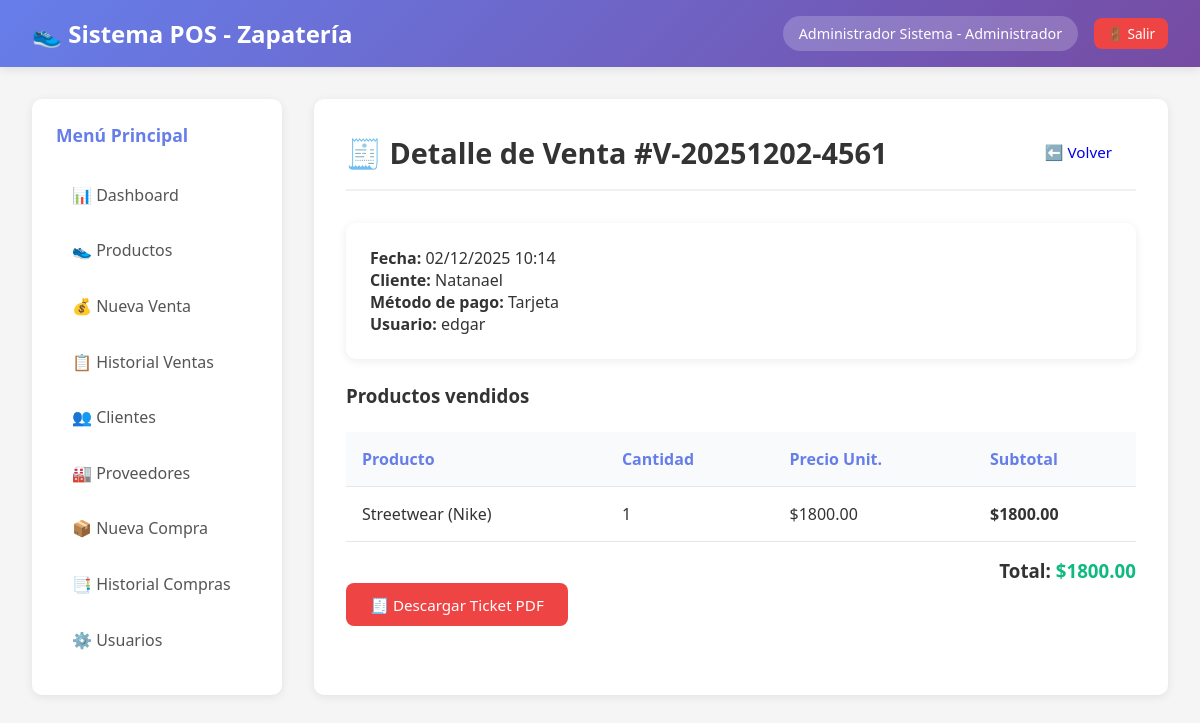
The page /ventas/2/detalle/ (signed in) on the database its author committed.
### pos/models.py (models this page shows, shortened)
class Usuario(AbstractUser):
    ROLES = (
        ('administrador', 'Administrador'),
        ('empleado', 'Empleado'),
        ('consulta', 'Consulta'),
    )
    rol = models.CharField(max_length=20, choices=ROLES, default='empleado')
    telefono = models.CharField(max_length=15, blank=True)
    class Meta:
        verbose_name = 'Usuario'
        verbose_name_plural = 'Usuarios'

class Venta(models.Model):
    METODOS_PAGO = (
        ('efectivo', 'Efectivo'),
        ('tarjeta', 'Tarjeta'),
        ('transferencia', 'Transferencia'),
    )
    folio = models.CharField(max_length=50, unique=True)
    cliente = models.ForeignKey(Cliente, on_delete=models.PROTECT, null=True, blank=True)
    usuario = models.ForeignKey(Usuario, on_delete=models.PROTECT)
    fecha = models.DateTimeField(auto_now_add=True)
    subtotal = models.DecimalField(max_digits=10, decimal_places=2, default=0)
    descuento = models.DecimalField(max_digits=10, decimal_places=2, default=0)
    total = models.DecimalField(max_digits=10, decimal_places=2, default=0)
    metodo_pago = models.CharField(max_length=20, choices=METODOS_PAGO, default='efectivo')
    notas = models.TextField(blank=True)
    class Meta:
        ordering = ['-fecha']

class Cliente(models.Model):
    nombre = models.CharField(max_length=200)
    telefono = models.CharField(max_length=15)
    email = models.EmailField(blank=True)
    direccion = models.TextField(blank=True)
    fecha_registro = models.DateTimeField(auto_now_add=True)

class DetalleVenta(models.Model):
    venta = models.ForeignKey(Venta, related_name='detalles', on_delete=models.CASCADE)
    producto = models.ForeignKey(Producto, on_delete=models.PROTECT)
    cantidad = models.IntegerField(validators=[MinValueValidator(1)])
    precio_unitario = models.DecimalField(max_digits=10, decimal_places=2)
    subtotal = models.DecimalField(max_digits=10, decimal_places=2, default=0)

class Producto(models.Model):
    TIPOS = (
        ('casual', 'Casual'),
        ('deportivo', 'Deportivo'),
    )
    codigo = models.CharField(max_length=50, unique=True)
    nombre = models.CharField(max_length=200)
    tipo = models.CharField(max_length=20, choices=TIPOS)
    marca = models.CharField(max_length=100)
    talla = models.CharField(max_length=10)
    color = models.CharField(max_length=50)
    descripcion = models.TextField(blank=True)
    precio_compra = models.DecimalField(max_digits=10, decimal_places=2, validators=[MinValueValidator(Decimal('0.01'))])
    precio_venta = models.DecimalField(max_digits=10, decimal_places=2, validators=[MinValueValidator(Decimal('0.01'))])
    stock = models.IntegerField(default=0, validators=[MinValueValidator(0)])
    stock_minimo = models.IntegerField(default=5, validators=[MinValueValidator(0)])
    imagen = models.ImageField(upload_to='productos/', blank=True, null=True)
    activo = models.BooleanField(default=True)
    fecha_registro = models.DateTimeField(auto_now_add=True)

### pos/views.py (the view)
# urls.py: path('ventas/<int:venta_id>/detalle/', views.detalle_venta, name='detalle_venta'),
@login_required
def detalle_venta(request, venta_id):
    venta = get_object_or_404(Venta, id=venta_id)
    detalles = DetalleVenta.objects.filter(venta=venta)
    total = 0
    for d in detalles:
        d.subtotal = d.cantidad * d.precio_unitario
        total += d.subtotal
    return render(request, 'pos/detalle_venta.html', {
        'venta': venta,
        'detalles': detalles,
        'total': total,
    })

### pos/templates/pos/detalle_venta.html
{% extends 'pos/base.html' %}
{% block content %}
<div class="page-header">
    <h2>🧾 Detalle de Venta #{{ venta.folio }}</h2>
    <a href="{% url 'historial_ventas' %}" class="btn btn-secondary">⬅️ Volver</a>
</div>
<div class="card">
    <p><strong>Fecha:</strong> {{ venta.fecha|date:"d/m/Y H:i" }}</p>
    <p><strong>Cliente:</strong>
        {% if venta.cliente %}
            {{ venta.cliente.nombre }}
        {% else %}
            Público General
        {% endif %}
    </p>
    <p><strong>Método de pago:</strong> {{ venta.get_metodo_pago_display }}</p>
    <p><strong>Usuario:</strong> {{ venta.usuario }}</p>
</div>
<h3 style="margin-top:1.5rem;">Productos vendidos</h3>
<div class="table-container">
    <table>
        <thead>
            <tr>
                <th>Producto</th>
                <th>Cantidad</th>
                <th>Precio Unit.</th>
                <th>Subtotal</th>
            </tr>
        </thead>
        <tbody>
            {% for item in detalles %}
            <tr>
                <td>{{ item.producto.nombre }} ({{ item.producto.marca }})</td>
                <td>{{ item.cantidad }}</td>
                <td>${{ item.precio_unitario|floatformat:2 }}</td>
                <td><strong>${{ item.subtotal|floatformat:2 }}</strong></td>
            </tr>
            {% endfor %}
        </tbody>
    </table>
</div>
<div style="margin-top: 1rem; text-align:right;">
    <h3>Total: <span style="color:#10b981">${{ venta.total|floatformat:2 }}</span></h3>
</div>
<a href="{% url 'ticket_pdf' venta.id %}" class="btn btn-danger" target="_blank">
    🧾 Descargar Ticket PDF
</a>
{% endblock %}

### pos/templates/pos/base.html (shortened to what this page needs)
<!DOCTYPE html>
<html lang="es">
<head>
</head>
<body>
    <nav class="navbar">
        <div class="navbar-content">
            <h1>👟 Sistema POS - Zapatería</h1>
            <div class="nav-user">
                <span class="user-badge">{{ user.get_full_name|default:user.username }} - {{ user.get_rol_display }}</span>
                <a href="{% url 'logout' %}" class="btn btn-danger btn-sm">🚪 Salir</a>
            </div>
        </div>
    </nav>
    <div class="container">
        <aside class="sidebar">
            <h3>Menú Principal</h3>
            <a href="{% url 'dashboard' %}" class="menu-item">📊 Dashboard</a>
            <a href="{% url 'productos' %}" class="menu-item">👟 Productos</a>
            {% if user.rol != 'consulta' %}
            <a href="{% url 'nueva_venta' %}" class="menu-item">💰 Nueva Venta</a>
            {% endif %}
            <a href="{% url 'historial_ventas' %}" class="menu-item">📋 Historial Ventas</a>
            <a href="{% url 'clientes' %}" class="menu-item">👥 Clientes</a>
            <a href="{% url 'proveedores' %}" class="menu-item">🏭 Proveedores</a>
            {% if user.rol != 'consulta' %}
            <a href="{% url 'nueva_compra' %}" class="menu-item">📦 Nueva Compra</a>
            {% endif %}
            <a href="{% url 'historial_compras' %}" class="menu-item">📑 Historial Compras</a>
            {% if user.rol == 'administrador' %}
            <a href="{% url 'usuarios' %}" class="menu-item">⚙️ Usuarios</a>
            {% endif %}
        </aside>
        <main class="content">
            {% block content %}{% endblock %}
        </main>
    </div>
</body>
</html>

### pos/templates/pos/base.html (style rules this page uses)
* { margin: 0; padding: 0; box-sizing: border-box; }
body { font-family: 'Segoe UI', Tahoma, Geneva, Verdana, sans-serif; background: #f5f5f5; color: #333; }
.navbar { background: linear-gradient(135deg, #667eea 0%, #764ba2 100%); color: white; padding: 1rem 2rem; box-shadow: 0 2px 10px rgba(0,0,0,0.1); }
.navbar-content { max-width: 1400px; margin: 0 auto; display: flex; justify-content: space-between; align-items: center; }
.navbar h1 { font-size: 1.5rem; font-weight: 600; }
.nav-user { display: flex; align-items: center; gap: 1rem; }
.user-badge { background: rgba(255,255,255,0.2); padding: 0.5rem 1rem; border-radius: 20px; font-size: 0.9rem; }
.container { max-width: 1400px; margin: 0 auto; padding: 2rem; display: grid; grid-template-columns: 250px 1fr; gap: 2rem; }
.sidebar { background: white; border-radius: 10px; padding: 1.5rem; box-shadow: 0 2px 10px rgba(0,0,0,0.08); height: fit-content; position: sticky; top: 2rem; }
.sidebar h3 { margin-bottom: 1.5rem; color: #667eea; font-size: 1.1rem; }
.menu-item { display: block; padding: 0.8rem 1rem; margin-bottom: 0.5rem; color: #555; text-decoration: none; border-radius: 8px; transition: all 0.3s; }
.content { background: white; border-radius: 10px; padding: 2rem; box-shadow: 0 2px 10px rgba(0,0,0,0.08); min-height: 500px; }
.page-header { display: flex; justify-content: space-between; align-items: center; margin-bottom: 2rem; padding-bottom: 1rem; border-bottom: 2px solid #f0f0f0; }
.page-header h2 { color: #333; font-size: 1.8rem; }
.btn { padding: 0.7rem 1.5rem; border: none; border-radius: 8px; cursor: pointer; font-size: 0.95rem; text-decoration: none; display: inline-block; transition: all 0.3s; font-weight: 500; }
.btn-danger { background: #ef4444; color: white; }
.btn-sm { padding: 0.4rem 0.8rem; font-size: 0.85rem; }
.table-container { overflow-x: auto; margin-top: 1.5rem; }
table { width: 100%; border-collapse: collapse; }
th, td { padding: 1rem; text-align: left; border-bottom: 1px solid #e5e7eb; }
th { background: #f9fafb; font-weight: 600; color: #667eea; }
.card { background: white; border-radius: 10px; padding: 1.5rem; box-shadow: 0 2px 10px rgba(0,0,0,0.08); }

### rows shown on the page
Usuario: get_full_name "Administrador Sistema", rol "Administrador"
Venta: folio "V-20251202-4561", fecha "02/12/2025 10:14", cliente.nombre "Natanael", metodo_pago "Tarjeta", usuario "edgar", total "1800.00"
DetalleVenta: producto.nombre "Streetwear", producto.marca "Nike", cantidad "1", precio_unitario "1800.00", subtotal "1800.00"
